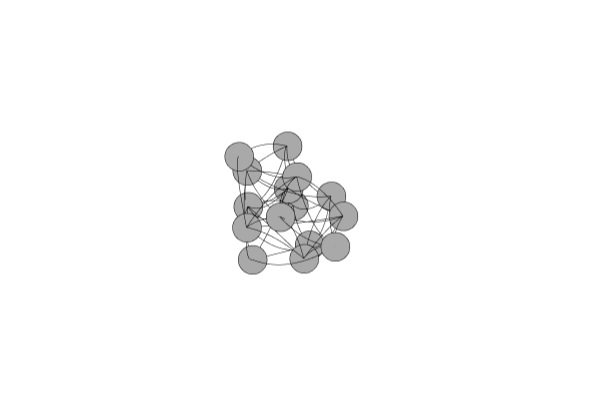

The code cell stored with this chart in its notebook:
### Code cell
graphplot(A,
           node_weights = 1:n,
           markercolor = :darkgray,
           dim = 3,
           markersize = 5,
           linecolor = :darkgrey,
           linealpha = 1
       )
